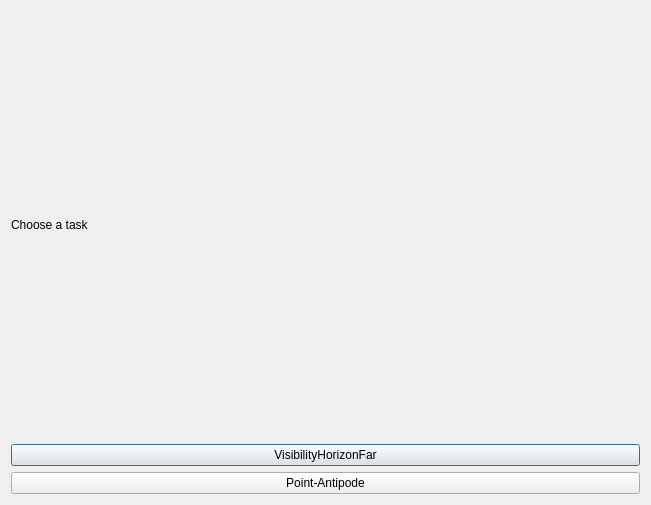
<?xml version="1.0" encoding="UTF-8"?>
<ui version="4.0">
 <class>FormsAndSizesOfEarth</class>
 <widget class="QDialog" name="FormsAndSizesOfEarth">
  <property name="geometry">
   <rect>
    <x>0</x>
    <y>0</y>
    <width>651</width>
    <height>505</height>
   </rect>
  </property>
  <property name="windowTitle">
   <string>Forms and sizes of the Earth</string>
  </property>
  <layout class="QVBoxLayout" name="verticalLayout">
   <item>
    <widget class="QLabel" name="label">
     <property name="text">
      <string>Choose a task</string>
     </property>
    </widget>
   </item>
   <item>
    <widget class="QPushButton" name="VisibilityHorizonFar">
     <property name="text">
      <string>VisibilityHorizonFar</string>
     </property>
    </widget>
   </item>
   <item>
    <widget class="QPushButton" name="Point_Antipode">
     <property name="text">
      <string>Point-Antipode</string>
     </property>
    </widget>
   </item>
  </layout>
 </widget>
 <resources/>
 <connections/>
</ui>
